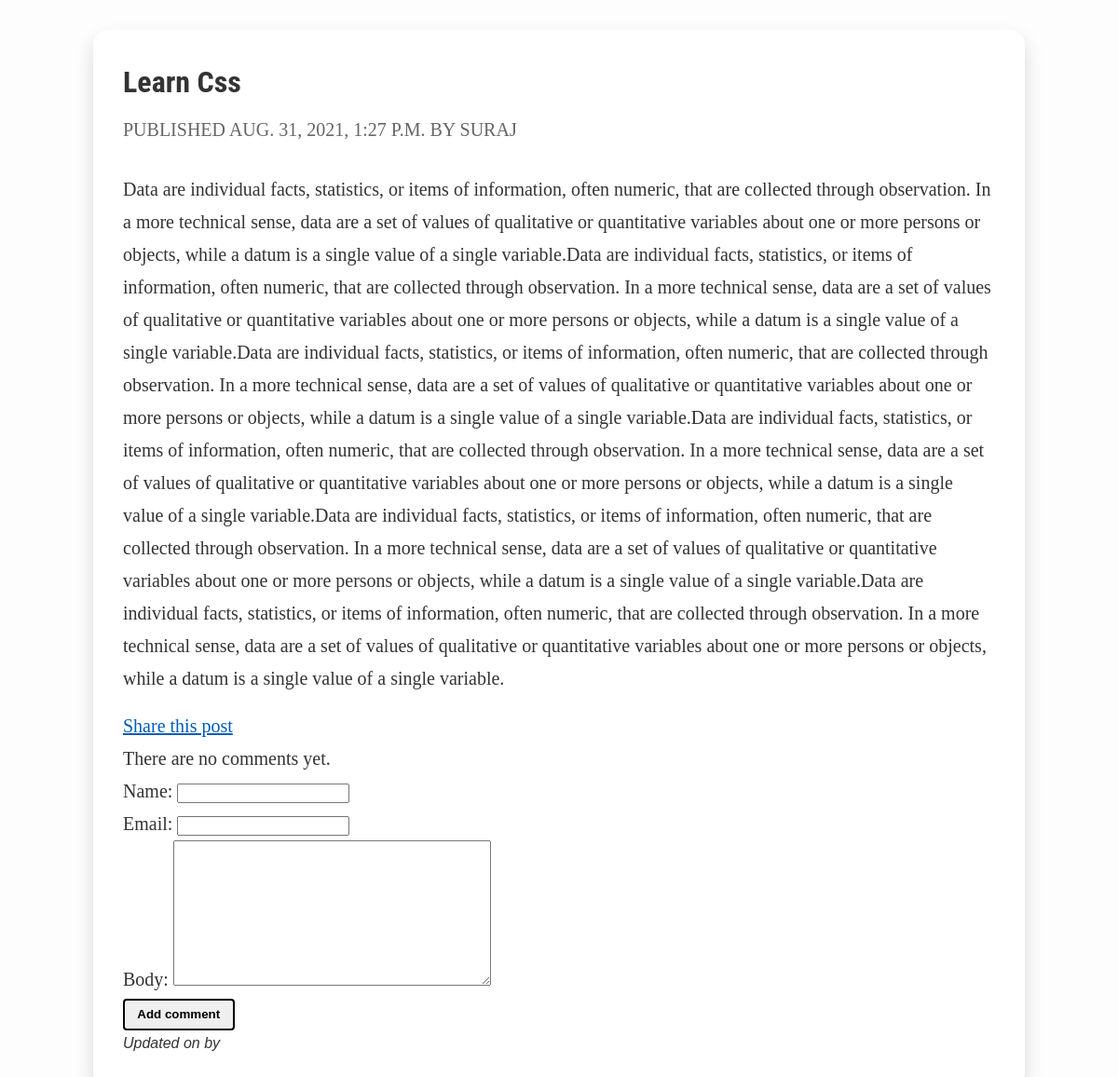
The app's page /2021/8/31/arun-first-post/ with its own data.
### blog/models.py (models this page shows, shortened)
class Post(models.Model):
				STATUS_CHOICES	=(
								('draft',	'Draft'),
								('published',	'Published'),
				                    )
				title =	models.CharField(max_length=250)
				slug = models.SlugField(max_length=250,unique_for_date='publish')
				author = models.ForeignKey(User, on_delete=models.CASCADE)
				body = models.TextField()
				publish	= models.DateTimeField(default=timezone.now)
				created	= models.DateTimeField(auto_now_add=True)
				updated	= models.DateTimeField(auto_now=True)
				status	= models.CharField(max_length=10, choices=STATUS_CHOICES, default='draft')
				objects	= models.Manager()	#	The	default	manager.
				published =	PublishedManager()	#	Our	custom	manager.
				class Meta:
					ordering	=	('-publish',)

### blog/views.py (the view)
# urls.py: path('<int:year>/<int:month>/<int:day>/<slug:post>/', views.post_detail, name='post_detail'),
def post_detail(request, year, month, day, post):
    post = get_object_or_404(Post,  slug=post,
                                            status='published',
                                            publish__year=year,
                                            publish__month=month,
                                            publish__day=day)
    comments = post.comments.filter(active=True)
    new_comment = None
    if request.method == 'POST':
        comment_form = CommentForm(data=request.POST)
        if comment_form.is_valid():
            new_comment = comment_form.save(commit=False)
            new_comment.post = post
            new_comment.save()
    else:
        comment_form = CommentForm()
    return render(request,'blog/post/detail.html', {'post': post,
                                               'comments': comments,
                                               'new_comment': new_comment,
                                               'comment_form': comment_form})

### blog/forms.py
class CommentForm(forms.ModelForm):
	class	Meta:
		model =	Comment
		fields = ('name', 'email', 'body')

### templates/blog/post/detail.html (shortened to what this page needs)
{% extends 'blog/base.html' %}
{% load static %}
{% block content %}
<link href="{% static 'css/card.css' %}" rel="stylesheet">
	<section class="intro-card">
	<h1>{{ post.title }}</h1>
	<span class="h5"><p class="date">
	Published {{ post.publish }} by {{ post.author }}
	</p></span><br />
	<code>	{{ post.body|linebreaks }}</code>
	<p class="author"><em><a href="{%	url	'blog:post_share' post.id %}">Share this post</a><em></p>
            {% for comment in comments %}
            <div class="form-group">
              <p class="info">
                Comment {{ forloop.counter }} by {{ comment.name }}
                    {{ comment.created }}
                  </p>
                  {{ comment.body|linebreaks }}
                    </div>
              {% empty %}
                <p>There are no comments yet.</p>
          {% endfor %}
          {% if new_comment %}
                <h2>Your comment has been added.</h2>
          {% else %}
            <form class="create-form" method="post" enctype="multipart/form-data">
              {{ comment_form.as_p }}
              <p ><input type="submit" value="Add comment" class="btn btn-primary"></p>
            </form>
          {% endif %}
            <div class="card-footer text-muted">
              Updated on {{blog_post.date_updated}} by {{blog_post.author}}
            </div>
        </div>
{% endblock content %}

### blog/static/css/card.css (style rules this page uses)
html { background-color: #fdfdfd!important; }
.intro-card { padding: 2em; background-color: #fff; box-shadow: var(--shadow-card-hover); margin: 2em auto; border-radius: 16px; max-width: 1000px; }
h1 { line-height: 120%; }
.author { color: #666; padding-top: 1em; font-size: 1rem; }
code, kbd, pre, samp { font-family: "DM Mono", monospace !important; font-weight: 500; font-size: 15px !important; letter-spacing: 0px !important; text-transform: none; }
:root { --primary-color-root: #0581ff; --primary-color-dark: #005cb9; --primary-color-dark-2: #00356b; --primary-color-light: #389bff; --primary-color-50: #82c0ff; --primary-color-rgba-50: rgba(5, 129, 255, 50%); --primary-color-25: #c0dfff; --primary-color-rgba-25: rgba(5, 129, 255, 25%); --primary-color-12-5: #e0efff; --primary-color-rgba-12-5: rgba(5, 129, 255, 12.5%); --primary-color-6-25: #eff7ff; --primary-color-rgba-6-25: rgba(5, 129, 255, 6.25%); --secondary-color-root: #60a511; --secondary-color-dark: #396605; --secondary-color-dark-2: #264700; --secondary-color-light: #87ce36; --secondary-color-50: #b0d288; --secondary-color-rgba-50: rgba(96, 165, 17, 50%); --secondary-color-25: #d7e8c3; --secondary-color-rgba-25: rgba(96, 165, 17, 25%); --secondary-color-12-5: #ebf4e1; --secondary-color-rgba-12-5: rgba(96, 165, 17, 12.5%); --secondary-color-6-25: #f5f9f0; --secondary-color-rgba-6-25: rgba(96, 165, 17, 6.25%); --tertiary-color-root: #a62121; --tertiary-color-dark: #6c0e0e; --tertiary-color-dark-2: #3f0808; --tertiary-color-light: #c15353; --tertiary-color-50: #d39090; --tertiary-color-rgba-50: rgba(166, 33, 33, 50%); --tertiary-color-25: #e8c7c7; --tertiary-color-rgba-25: rgba(166, 33, 33, 25%); --tertiary-color-12-5: #f4e3e3; --tertiary-color-rgba-12-5: rgba(166, 33, 33, 12.5%); --tertiary-color-6-25: #f9f1f1; --tertiary-color-rgba-6-25: rgba(166, 33, 33, 6.25%); --shadow-image: 0px 10px 25px rgba(0, 0, 0, 0.125); --shadow-card-hover: 0px 10.3115px 20.623px rgba(0, 0, 0, 0.15); --shadow-card-text-blue: 1px 2px 5px rgba(0, 53, 107, 0.6); --shadow-small: 0px 4px 25px rgba(0, 0, 0, 0.15); --shadow-text: 0px 0px 5px rgba(0, 0, 0, 0.2), 0px 18px 23px rgba(0, 0, 0, 0.1), 0px 8px 13px rgba(0, 0, 0, 0.1), 0px 2px 2px rgba(0, 0, 0, 0.3); --transition: all 0.2s ease-out; --margin-float: -5px; --scale: 1; --unit-step-1: 8px; --unit-step-2: 16px; --unit-step-3: 24px; --unit-step-4: 32px; --unit-step-5: 40px; --unit-step-6: 48px; --media-small: 576px; --media-medium: 768px; --media-large: 992px; --media-xlarge: 1200px; --media-xxlarge: 1800px; }
article, aside, footer, header, hgroup, nav, section { display: block; }
* { -webkit-box-sizing: border-box; box-sizing: border-box; }
a, div, h1, h2, h3, h4, h5, h6, html, img, li, ol, p, small, span, strong, ul { margin: 0; padding: 0; border: 0; outline: 0; font-size: 100%; -ms-text-size-adjust: 100%; -webkit-text-size-adjust: 100%; vertical-align: baseline; background: 0 0; }
body { font-family: "Cabin", sans-serif; line-height: 1.8em; color: #333333; -moz-osx-font-smoothing: grayscale; }
h1 { font-size: 2em; }
a { color: var(--primary-color-dark); }
p, .p, a, .a { font-family: Cabin; font-style: normal; font-weight: normal; font-size: 20px; line-height: 175%; letter-spacing: 0px; }

### records on screen
Post: title "Learn Css", publish "AUG. 31, 2021, 1:27 P.M.", author "SURAJ", body "Data are individual facts, statistics, or items of information, often numeric, that are collected through observation. In a more technical sense, data are a set of values of qualitative or quantitative variables about one or more persons or objects, while a datum is a single value of a single variable.Data are individual facts, statistics, or items of information, often numeric, that are collected through observation. In a more technical sense, data are a set of values of qualitative or quantitative variables about one or more persons or objects, while a datum is a single value of a single variable.Data are individual facts, statistics, or items of information, often numeric, that are…"
